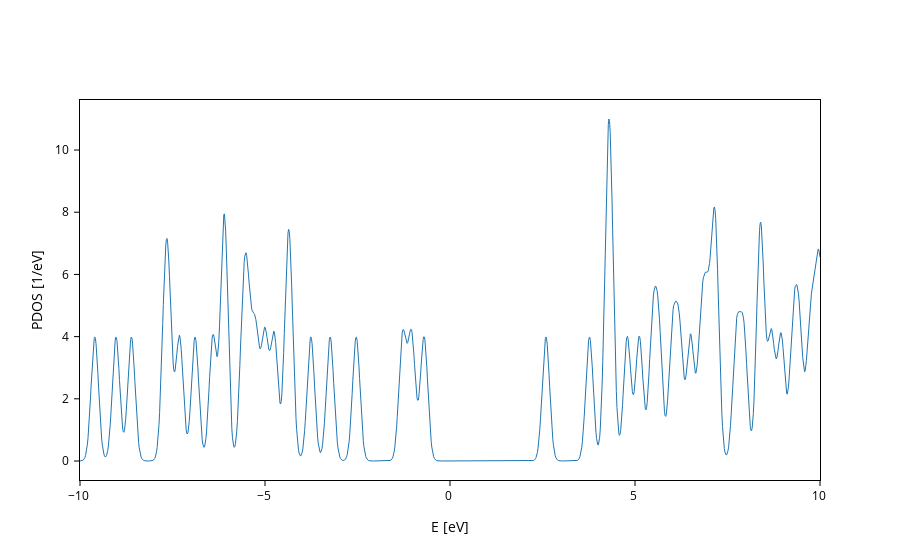

Notebook source saved alongside this figure:
### Code cell
H.plot.pdos(data_Erange=[-10,10],nE=1200,Erange=[-10,10])

### Figure 1 — Plotly figure (JSON) as saved in the notebook; plotly's stock layout.template omitted (floating-point values rounded to 4 significant figures; data arrays with more than 128 entries replaced by an {"elided": "..."} marker saying what was removed)
{"data": [{"line": {"width": 1}, "meta": {}, "mode": "lines", "name": "DOS", "type": "scatter", "x": {"elided": "1200 float values"}, "y": {"elided": "1200 float values"}}], "layout": {"autosize": true, "scene": {"xaxis": {"title": {"text": "E [eV]"}}, "yaxis": {"title": {"text": "PDOS [1/eV]"}}}, "xaxis": {"autorange": true, "range": [-10, 10], "title": {"text": "E [eV]"}, "type": "linear"}, "yaxis": {"autorange": true, "range": [-0.611, 11.61], "title": {"text": "PDOS [1/eV]"}, "type": "linear"}}}
